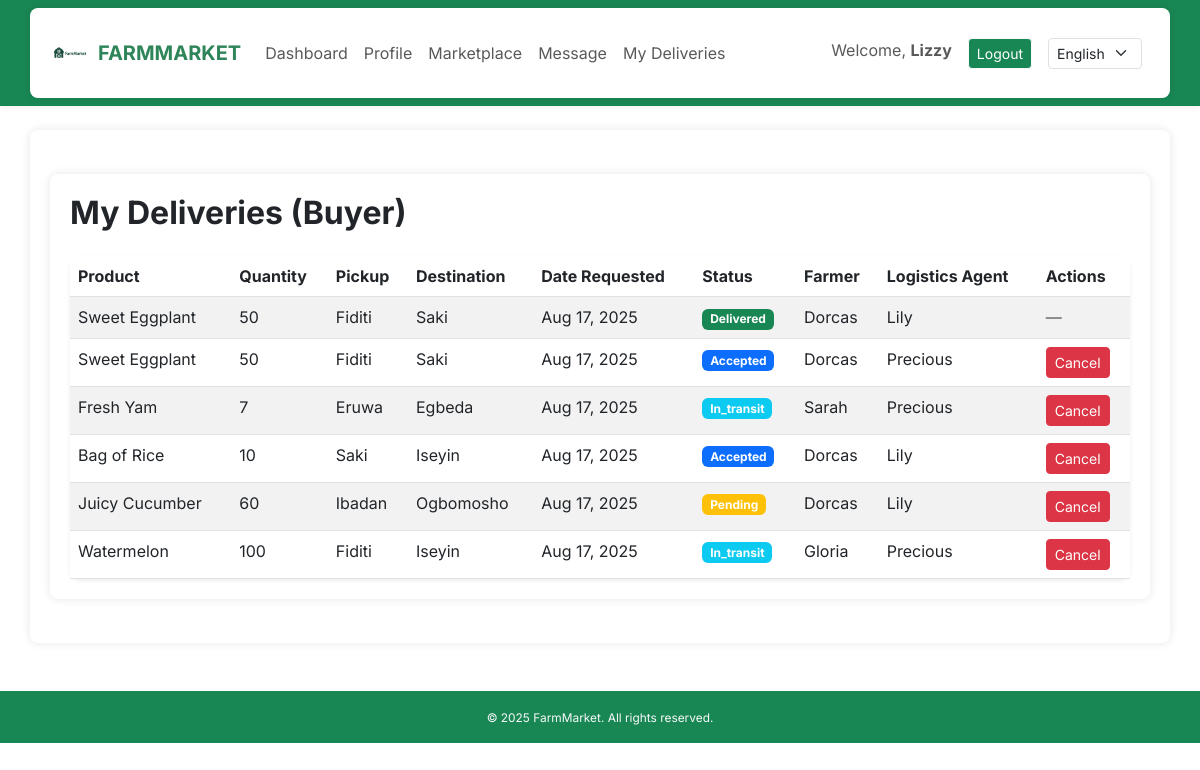
The page /delivery/my/ (signed in) on the database as committed earlier.
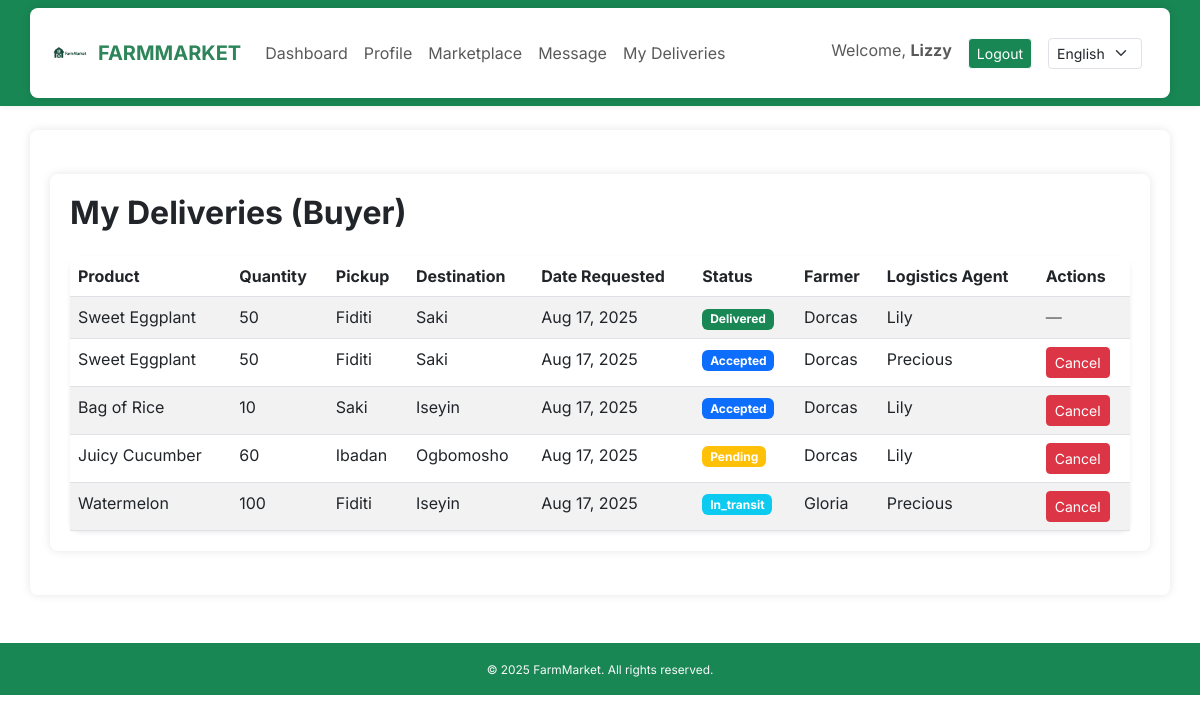
The same page on the database as committed later.
### core/models.py (models this page shows, shortened)
class DeliveryRequest(models.Model):
    STATUS_CHOICES = [
        ('pending', 'Pending'),
        ('accepted', 'Accepted'),
        ('in_transit', 'In Transit'),
        ('delivered', 'Delivered'),
        ('cancelled', 'Cancelled'),
    ]
    product = models.ForeignKey(Product, on_delete=models.CASCADE)
    buyer = models.ForeignKey(User, on_delete=models.SET_NULL, null=True, blank=True, related_name="buyer_delivery_requests")
    farmer = models.ForeignKey(User, on_delete=models.CASCADE, related_name="farmer_delivery_requests")
    logistics_agent = models.ForeignKey(User, on_delete=models.SET_NULL, null=True, blank=True, related_name='deliveries_handled')
    pickup_location = models.CharField(max_length=100)
    destination = models.CharField(max_length=100)
    status = models.CharField(max_length=20, choices=STATUS_CHOICES, default='pending')
    requested_for_group = models.BooleanField(default=False)
    date_requested = models.DateTimeField(auto_now_add=True)

class Product(models.Model):
    farmer = models.ForeignKey(User, on_delete=models.CASCADE)
    title = models.CharField(_("Title"), max_length=100)
    description = models.TextField(_("Description"))
    price = models.DecimalField(max_digits=10, decimal_places=2)
    quantity = models.PositiveIntegerField()
    city = models.CharField(max_length=100)
    state = models.CharField(max_length=100, default="Oyo State")
    category = models.CharField(max_length=20, choices=CROP_CHOICES, default='Tomato')
    image = models.ImageField(upload_to='product_images/', blank=True, null=True)
    date_posted = models.DateTimeField(auto_now_add=True)

### core/views.py (the view)
# urls.py: path('delivery/my/', views.my_delivery_requests, name='my_deliveries'),
@login_required
def my_delivery_requests(request):
    role = request.user.profile.role
    if role == 'farmer':
        deliveries = DeliveryRequest.objects.filter(farmer=request.user)
        title = "My Delivery Requests (Farmer)"
    elif role == 'buyer':
        deliveries = DeliveryRequest.objects.filter(buyer=request.user)
        title = "My Deliveries (Buyer)"
    elif role == 'logistics':
        deliveries = DeliveryRequest.objects.all()  # logistics sees all
        title = "All Deliveries (Logistics)"
    else:
        messages.error(request, "You do not have access to deliveries.")
        return redirect('home')
    return render(request, 'core/my_deliveries.html', {
        'deliveries': deliveries,
        'title': title,
        'role': role
    })

### core/context_processors.py (called while the page is built)
def language_code(request):
    return {
        'LANGUAGE_CODE': translation.get_language()
    }

### core/templates/core/my_deliveries.html (shortened to what the changed rows need)
{% extends 'core/base.html' %}
{% load i18n %}
{% block content %}
<div class="container my-4">
    <h2 class="mb-4 fw-bold">{% trans title %}</h2>
    <div class="card shadow-sm">
        <div class="card-body p-0">
            <div class="table-responsive">
                <table class="table table-striped mb-0">
                    <thead class="thead-dark">
                        <tr>
                            <th>{% trans "Product" %}</th>
                            <th>{% trans "Quantity" %}</th>
                            <th>{% trans "Pickup" %}</th>
                            <th>{% trans "Destination" %}</th>
                            <th>{% trans "Date Requested" %}</th>
                            <th>{% trans "Status" %}</th>
                            <th>
                                {% if role == 'farmer' %}
                                    {% trans "Buyer" %}
                                {% elif role == 'buyer' %}
                                    {% trans "Farmer" %}
                                {% else %}
                                    {% trans "Farmer / Buyer" %}
                                {% endif %}
                            </th>
                            <th>{% trans "Logistics Agent" %}</th>
                            <th>{% trans "Actions" %}</th>
                        </tr>
                    </thead>
                    <tbody>
                        {% for delivery in deliveries %}
                        <tr>
                            <td>{{ delivery.product.title }}</td>
                            <td>{{ delivery.product.quantity }}</td>
                            <td>{{ delivery.pickup_location }}</td>
                            <td>{{ delivery.destination }}</td>
                            <td>{{ delivery.date_requested|date:"M d, Y" }}</td>
                            <td>
                                <span class="badge
                                    {% if delivery.status == 'pending' %}bg-warning
                                    {% elif delivery.status == 'accepted' %}bg-primary
                                    {% elif delivery.status == 'in_transit' %}bg-info
                                    {% elif delivery.status == 'delivered' %}bg-success
                                    {% elif delivery.status == 'cancelled' %}bg-danger
                                    {% else %}bg-secondary
                                    {% endif %}">
                                    {{ delivery.status|capfirst }}
                                </span>
                            </td>
                            <td>
                                {% if role == 'farmer' %}
                                    {% if delivery.buyer %}
                                      {{ delivery.buyer.username }}
                                    {% else %}
                                        {% trans "Not Assigned" %}
                                    {% endif %}
                                {% elif role == 'buyer' %}
                                    {% if delivery.farmer %}
                                      {{ delivery.farmer.username }}
                                    {% else %}
                                        {% trans "Not Assigned" %}
                                    {% endif %}
                                {% endif %}
                            </td>
                            <td>
                                {% if delivery.logistics_agent %}
                                    {{ delivery.logistics_agent.username }}
                                {% else %}
                                    <span class="text-muted">{% trans "Not Assigned" %}</span>
                                {% endif %}
                            </td>
                            <td>
                                {% if role == 'farmer' and delivery.farmer == request.user and delivery.status != 'delivered' and delivery.status != 'cancelled' %}
                                    <a href="{% url 'update_delivery_status' delivery.id 'cancelled' %}" class="btn btn-sm btn-danger">{% trans "Cancel" %}</a>
                                {% elif role == 'buyer' and delivery.buyer == request.user and delivery.status != 'delivered' and delivery.status != 'cancelled' %}
                                    <a href="{% url 'update_delivery_status' delivery.id 'cancelled' %}" class="btn btn-sm btn-danger">{% trans "Cancel" %}</a>
                                {% else %}
                                    <span class="text-muted">—</span>
                                {% endif %}
                            </td>
                        </tr>
                        {% empty %}
                        <tr>
                            <td colspan="7" class="text-center text-muted">{% trans "You haven't made any delivery requests yet." %}</td>
                        </tr>
                        {% endfor %}
                    </tbody>
                </table>
            </div>
        </div>
    </div>
</div>
{% endblock %}

Rows that differ between the two databases and show on the page:
removed DeliveryRequest: product "Fresh Yam", product.quantity "7", pickup_location "Eruwa", destination "Egbeda", date_requested "Aug 17, 2025", status "In_transit", farmer.username "Sarah", logistics_agent.username "Precious"
